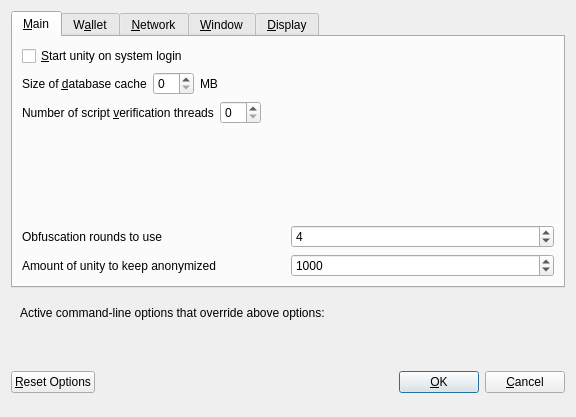
<?xml version="1.0" encoding="UTF-8"?>
<ui version="4.0">
 <class>OptionsDialog</class>
 <widget class="QDialog" name="OptionsDialog">
  <property name="geometry">
   <rect>
    <x>0</x>
    <y>0</y>
    <width>576</width>
    <height>417</height>
   </rect>
  </property>
  <property name="windowTitle">
   <string>Options</string>
  </property>
  <property name="modal">
   <bool>true</bool>
  </property>
  <layout class="QVBoxLayout" name="verticalLayout">
   <item>
    <widget class="QTabWidget" name="tabWidget">
     <property name="currentIndex">
      <number>0</number>
     </property>
     <widget class="QWidget" name="tabMain">
      <attribute name="title">
       <string>&amp;Main</string>
      </attribute>
      <layout class="QVBoxLayout" name="verticalLayout_Main">
       <item>
        <widget class="QCheckBox" name="bitcoinAtStartup">
         <property name="toolTip">
          <string>Automatically start unity after logging in to the system.</string>
         </property>
         <property name="text">
          <string>&amp;Start unity on system login</string>
         </property>
        </widget>
       </item>
       <item>
        <layout class="QHBoxLayout" name="horizontalLayout_2_Main">
         <item>
          <widget class="QLabel" name="databaseCacheLabel">
           <property name="text">
            <string>Size of &amp;database cache</string>
           </property>
           <property name="textFormat">
            <enum>Qt::PlainText</enum>
           </property>
           <property name="buddy">
            <cstring>databaseCache</cstring>
           </property>
          </widget>
         </item>
         <item>
          <widget class="QSpinBox" name="databaseCache"/>
         </item>
         <item>
          <widget class="QLabel" name="databaseCacheUnitLabel">
           <property name="text">
            <string>MB</string>
           </property>
           <property name="textFormat">
            <enum>Qt::PlainText</enum>
           </property>
          </widget>
         </item>
         <item>
          <spacer name="horizontalSpacer_2_Main">
           <property name="orientation">
            <enum>Qt::Horizontal</enum>
           </property>
           <property name="sizeHint" stdset="0">
            <size>
             <width>40</width>
             <height>20</height>
            </size>
           </property>
          </spacer>
         </item>
        </layout>
       </item>
       <item>
        <layout class="QHBoxLayout" name="horizontalLayout_3_Main">
         <item>
          <widget class="QLabel" name="threadsScriptVerifLabel">
           <property name="text">
            <string>Number of script &amp;verification threads</string>
           </property>
           <property name="textFormat">
            <enum>Qt::PlainText</enum>
           </property>
           <property name="buddy">
            <cstring>threadsScriptVerif</cstring>
           </property>
          </widget>
         </item>
         <item>
          <widget class="QSpinBox" name="threadsScriptVerif">
           <property name="toolTip">
            <string>(0 = auto, &lt;0 = leave that many cores free)</string>
           </property>
          </widget>
         </item>
         <item>
          <spacer name="horizontalSpacer_3_Main">
           <property name="orientation">
            <enum>Qt::Horizontal</enum>
           </property>
           <property name="sizeHint" stdset="0">
            <size>
             <width>40</width>
             <height>20</height>
            </size>
           </property>
          </spacer>
         </item>
        </layout>
       </item>
       <item>
        <spacer name="verticalSpacer_Main">
         <property name="orientation">
          <enum>Qt::Vertical</enum>
         </property>
         <property name="sizeHint" stdset="0">
          <size>
           <width>20</width>
           <height>40</height>
          </size>
         </property>
        </spacer>
       </item>
       <item>
        <layout class="QHBoxLayout" name="horizontalLayout_4_Main">
         <item>
          <widget class="QLabel" name="label">
           <property name="toolTip">
            <string>This setting determines the amount of individual masternodes that an input will be anonymized through.&lt;br/&gt;More rounds of anonymization gives a higher degree of privacy, but also costs more in fees.</string>
           </property>
           <property name="text">
            <string>Obfuscation rounds to use</string>
           </property>
          </widget>
         </item>
         <item>
          <widget class="QSpinBox" name="obfuscationRounds">
           <property name="minimum">
            <number>2</number>
           </property>
           <property name="maximum">
            <number>8</number>
           </property>
           <property name="value">
            <number>4</number>
           </property>
          </widget>
         </item>
        </layout>
       </item>
       <item>
        <layout class="QHBoxLayout" name="horizontalLayout">
         <item>
          <widget class="QLabel" name="label_2">
           <property name="toolTip">
            <string>This amount acts as a threshold to turn off Obfuscation once it's reached.</string>
           </property>
           <property name="statusTip">
            <string notr="true"/>
           </property>
           <property name="whatsThis">
            <string notr="true"/>
           </property>
           <property name="accessibleName">
            <string notr="true"/>
           </property>
           <property name="accessibleDescription">
            <string notr="true"/>
           </property>
           <property name="text">
            <string>Amount of unity to keep anonymized</string>
           </property>
          </widget>
         </item>
         <item>
          <widget class="QSpinBox" name="anonymizeunity">
           <property name="minimum">
            <number>100</number>
           </property>
           <property name="maximum">
            <number>100000</number>
           </property>
           <property name="singleStep">
            <number>100</number>
           </property>
           <property name="value">
            <number>1000</number>
           </property>
          </widget>
         </item>
        </layout>
       </item>
      </layout>
     </widget>
     <widget class="QWidget" name="tabWallet">
      <attribute name="title">
       <string>W&amp;allet</string>
      </attribute>
      <layout class="QVBoxLayout" name="verticalLayout_Wallet">
       <item>
        <widget class="QGroupBox" name="groupBox">
         <property name="title">
          <string>Expert</string>
         </property>
         <layout class="QVBoxLayout" name="verticalLayout_2">
          <item>
           <widget class="QCheckBox" name="coinControlFeatures">
            <property name="toolTip">
             <string>Whether to show coin control features or not.</string>
            </property>
            <property name="text">
             <string>Enable coin &amp;control features</string>
            </property>
           </widget>
          </item>
          <item>
           <widget class="QCheckBox" name="showMasternodesTab">
            <property name="toolTip">
             <string>Show additional tab listing all your masternodes in first sub-tab&lt;br/&gt;and all masternodes on the network in second sub-tab.</string>
            </property>
            <property name="text">
             <string>Show Masternodes Tab</string>
            </property>
           </widget>
          </item>
          <item>
           <widget class="QCheckBox" name="spendZeroConfChange">
            <property name="toolTip">
             <string>If you disable the spending of unconfirmed change, the change from a transaction&lt;br/&gt;cannot be used until that transaction has at least one confirmation.&lt;br/&gt;This also affects how your balance is computed.</string>
            </property>
            <property name="text">
             <string>&amp;Spend unconfirmed change</string>
            </property>
           </widget>
          </item>
         </layout>
        </widget>
       </item>
       <item>
        <spacer name="verticalSpacer_Wallet">
         <property name="orientation">
          <enum>Qt::Vertical</enum>
         </property>
         <property name="sizeHint" stdset="0">
          <size>
           <width>20</width>
           <height>40</height>
          </size>
         </property>
        </spacer>
       </item>
      </layout>
     </widget>
     <widget class="QWidget" name="tabNetwork">
      <attribute name="title">
       <string>&amp;Network</string>
      </attribute>
      <layout class="QVBoxLayout" name="verticalLayout_Network">
       <item>
        <widget class="QCheckBox" name="mapPortUpnp">
         <property name="toolTip">
          <string>Automatically open the unity client port on the router. This only works when your router supports UPnP and it is enabled.</string>
         </property>
         <property name="text">
          <string>Map port using &amp;UPnP</string>
         </property>
        </widget>
       </item>
       <item>
        <widget class="QCheckBox" name="allowIncoming">
         <property name="toolTip">
          <string>Accept connections from outside</string>
         </property>
         <property name="text">
          <string>Allow incoming connections</string>
         </property>
        </widget>
       </item>
       <item>
        <widget class="QCheckBox" name="connectSocks">
         <property name="toolTip">
          <string>Connect to the unity network through a SOCKS5 proxy.</string>
         </property>
         <property name="text">
          <string>&amp;Connect through SOCKS5 proxy (default proxy):</string>
         </property>
        </widget>
       </item>
       <item>
        <layout class="QHBoxLayout" name="horizontalLayout_1_Network">
         <item>
          <widget class="QLabel" name="proxyIpLabel">
           <property name="text">
            <string>Proxy &amp;IP:</string>
           </property>
           <property name="textFormat">
            <enum>Qt::PlainText</enum>
           </property>
           <property name="buddy">
            <cstring>proxyIp</cstring>
           </property>
          </widget>
         </item>
         <item>
          <widget class="QValidatedLineEdit" name="proxyIp">
           <property name="minimumSize">
            <size>
             <width>140</width>
             <height>0</height>
            </size>
           </property>
           <property name="maximumSize">
            <size>
             <width>140</width>
             <height>16777215</height>
            </size>
           </property>
           <property name="toolTip">
            <string>IP address of the proxy (e.g. IPv4: 127.0.0.1 / IPv6: ::1)</string>
           </property>
          </widget>
         </item>
         <item>
          <widget class="QLabel" name="proxyPortLabel">
           <property name="text">
            <string>&amp;Port:</string>
           </property>
           <property name="textFormat">
            <enum>Qt::PlainText</enum>
           </property>
           <property name="buddy">
            <cstring>proxyPort</cstring>
           </property>
          </widget>
         </item>
         <item>
          <widget class="QLineEdit" name="proxyPort">
           <property name="minimumSize">
            <size>
             <width>55</width>
             <height>0</height>
            </size>
           </property>
           <property name="maximumSize">
            <size>
             <width>55</width>
             <height>16777215</height>
            </size>
           </property>
           <property name="toolTip">
            <string>Port of the proxy (e.g. 9050)</string>
           </property>
          </widget>
         </item>
         <item>
          <spacer name="horizontalSpacer_1_Network">
           <property name="orientation">
            <enum>Qt::Horizontal</enum>
           </property>
           <property name="sizeHint" stdset="0">
            <size>
             <width>40</width>
             <height>20</height>
            </size>
           </property>
          </spacer>
         </item>
        </layout>
       </item>
       <item>
        <spacer name="verticalSpacer_Network">
         <property name="orientation">
          <enum>Qt::Vertical</enum>
         </property>
         <property name="sizeHint" stdset="0">
          <size>
           <width>20</width>
           <height>40</height>
          </size>
         </property>
        </spacer>
       </item>
      </layout>
     </widget>
     <widget class="QWidget" name="tabWindow">
      <attribute name="title">
       <string>&amp;Window</string>
      </attribute>
      <layout class="QVBoxLayout" name="verticalLayout_Window">
       <item>
        <widget class="QCheckBox" name="minimizeToTray">
         <property name="toolTip">
          <string>Show only a tray icon after minimizing the window.</string>
         </property>
         <property name="text">
          <string>&amp;Minimize to the tray instead of the taskbar</string>
         </property>
        </widget>
       </item>
       <item>
        <widget class="QCheckBox" name="minimizeOnClose">
         <property name="toolTip">
          <string>Minimize instead of exit the application when the window is closed. When this option is enabled, the application will be closed only after selecting Quit in the menu.</string>
         </property>
         <property name="text">
          <string>M&amp;inimize on close</string>
         </property>
        </widget>
       </item>
       <item>
        <spacer name="verticalSpacer_Window">
         <property name="orientation">
          <enum>Qt::Vertical</enum>
         </property>
         <property name="sizeHint" stdset="0">
          <size>
           <width>20</width>
           <height>40</height>
          </size>
         </property>
        </spacer>
       </item>
      </layout>
     </widget>
     <widget class="QWidget" name="tabDisplay">
      <attribute name="title">
       <string>&amp;Display</string>
      </attribute>
      <layout class="QVBoxLayout" name="verticalLayout_Display">
       <item>
        <layout class="QHBoxLayout" name="horizontalLayout_1_Display">
         <item>
          <widget class="QLabel" name="langLabel">
           <property name="text">
            <string>User Interface &amp;language:</string>
           </property>
           <property name="textFormat">
            <enum>Qt::PlainText</enum>
           </property>
           <property name="buddy">
            <cstring>lang</cstring>
           </property>
          </widget>
         </item>
         <item>
          <widget class="QValueComboBox" name="lang">
           <property name="toolTip">
            <string>The user interface language can be set here. This setting will take effect after restarting unity.</string>
           </property>
          </widget>
         </item>
        </layout>
       </item>
       <item>
        <widget class="QLabel" name="label_3">
         <property name="toolTip">
          <string notr="true"/>
         </property>
         <property name="statusTip">
          <string notr="true"/>
         </property>
         <property name="whatsThis">
          <string notr="true"/>
         </property>
         <property name="accessibleName">
          <string notr="true"/>
         </property>
         <property name="text">
          <string>Language missing or translation incomplete? Help contributing translations here:
https://www.transifex.com/unity-project/unity-project-translations</string>
         </property>
         <property name="wordWrap">
          <bool>true</bool>
         </property>
         <property name="openExternalLinks">
          <bool>true</bool>
         </property>
         <property name="textInteractionFlags">
          <set>Qt::TextBrowserInteraction</set>
         </property>
        </widget>
       </item>
       <item>
        <layout class="QHBoxLayout" name="horizontalLayout_4_Display" stretch="0,0">
         <item>
          <widget class="QLabel" name="themeLabel">
           <property name="text">
            <string>User Interface Theme:</string>
           </property>
          </widget>
         </item>
         <item>
          <widget class="QValueComboBox" name="theme"/>
         </item>
        </layout>
       </item>
       <item>
        <widget class="Line" name="line">
         <property name="orientation">
          <enum>Qt::Horizontal</enum>
         </property>
        </widget>
       </item>
       <item>
        <layout class="QHBoxLayout" name="horizontalLayout_2_Display">
         <item>
          <widget class="QLabel" name="unitLabel">
           <property name="text">
            <string>&amp;Unit to show amounts in:</string>
           </property>
           <property name="textFormat">
            <enum>Qt::PlainText</enum>
           </property>
           <property name="buddy">
            <cstring>unit</cstring>
           </property>
          </widget>
         </item>
         <item>
          <widget class="QValueComboBox" name="unit">
           <property name="toolTip">
            <string>Choose the default subdivision unit to show in the interface and when sending coins.</string>
           </property>
          </widget>
         </item>
        </layout>
       </item>
       <item>
        <layout class="QHBoxLayout" name="horizontalLayout_5_Display">
         <item>
          <widget class="QLabel" name="digitsLabel">
           <property name="text">
            <string>Decimal digits</string>
           </property>
          </widget>
         </item>
         <item>
          <widget class="QValueComboBox" name="digits"/>
         </item>
        </layout>
       </item>
       <item>
        <layout class="QHBoxLayout" name="horizontalLayout_3_Display">
         <item>
          <widget class="QLabel" name="thirdPartyTxUrlsLabel">
           <property name="toolTip">
            <string>Third party URLs (e.g. a block explorer) that appear in the transactions tab as context menu items. %s in the URL is replaced by transaction hash. Multiple URLs are separated by vertical bar |.</string>
           </property>
           <property name="text">
            <string>Third party transaction URLs</string>
           </property>
           <property name="buddy">
            <cstring>thirdPartyTxUrls</cstring>
           </property>
          </widget>
         </item>
         <item>
          <widget class="QLineEdit" name="thirdPartyTxUrls">
           <property name="toolTip">
            <string>Third party URLs (e.g. a block explorer) that appear in the transactions tab as context menu items. %s in the URL is replaced by transaction hash. Multiple URLs are separated by vertical bar |.</string>
           </property>
          </widget>
         </item>
        </layout>
       </item>
       <item>
        <spacer name="verticalSpacer">
         <property name="orientation">
          <enum>Qt::Vertical</enum>
         </property>
         <property name="sizeHint" stdset="0">
          <size>
           <width>20</width>
           <height>40</height>
          </size>
         </property>
        </spacer>
       </item>
      </layout>
     </widget>
    </widget>
   </item>
   <item>
    <widget class="QFrame" name="frame">
     <layout class="QVBoxLayout" name="verticalLayout_Bottom">
      <item>
       <layout class="QHBoxLayout" name="horizontalLayout_Bottom">
        <item>
         <widget class="QLabel" name="overriddenByCommandLineInfoLabel">
          <property name="text">
           <string>Active command-line options that override above options:</string>
          </property>
          <property name="textFormat">
           <enum>Qt::PlainText</enum>
          </property>
         </widget>
        </item>
        <item>
         <spacer name="horizontalSpacer_Bottom">
          <property name="orientation">
           <enum>Qt::Horizontal</enum>
          </property>
          <property name="sizeHint" stdset="0">
           <size>
            <width>40</width>
            <height>20</height>
           </size>
          </property>
         </spacer>
        </item>
       </layout>
      </item>
      <item>
       <widget class="QLabel" name="overriddenByCommandLineLabel">
        <property name="text">
         <string/>
        </property>
        <property name="textFormat">
         <enum>Qt::PlainText</enum>
        </property>
        <property name="wordWrap">
         <bool>true</bool>
        </property>
       </widget>
      </item>
     </layout>
    </widget>
   </item>
   <item>
    <layout class="QHBoxLayout" name="horizontalLayout_Buttons">
     <item>
      <widget class="QPushButton" name="resetButton">
       <property name="toolTip">
        <string>Reset all client options to default.</string>
       </property>
       <property name="text">
        <string>&amp;Reset Options</string>
       </property>
       <property name="autoDefault">
        <bool>false</bool>
       </property>
      </widget>
     </item>
     <item>
      <spacer name="horizontalSpacer_1">
       <property name="orientation">
        <enum>Qt::Horizontal</enum>
       </property>
       <property name="sizeHint" stdset="0">
        <size>
         <width>40</width>
         <height>48</height>
        </size>
       </property>
      </spacer>
     </item>
     <item>
      <widget class="QLabel" name="statusLabel">
       <property name="minimumSize">
        <size>
         <width>200</width>
         <height>0</height>
        </size>
       </property>
       <property name="font">
        <font>
         <weight>75</weight>
         <bold>true</bold>
        </font>
       </property>
       <property name="text">
        <string/>
       </property>
       <property name="textFormat">
        <enum>Qt::PlainText</enum>
       </property>
       <property name="wordWrap">
        <bool>true</bool>
       </property>
      </widget>
     </item>
     <item>
      <spacer name="horizontalSpacer_2">
       <property name="orientation">
        <enum>Qt::Horizontal</enum>
       </property>
       <property name="sizeHint" stdset="0">
        <size>
         <width>40</width>
         <height>48</height>
        </size>
       </property>
      </spacer>
     </item>
     <item>
      <widget class="QPushButton" name="okButton">
       <property name="text">
        <string>&amp;OK</string>
       </property>
       <property name="autoDefault">
        <bool>false</bool>
       </property>
       <property name="default">
        <bool>true</bool>
       </property>
      </widget>
     </item>
     <item>
      <widget class="QPushButton" name="cancelButton">
       <property name="text">
        <string>&amp;Cancel</string>
       </property>
       <property name="autoDefault">
        <bool>false</bool>
       </property>
      </widget>
     </item>
    </layout>
   </item>
  </layout>
 </widget>
 <customwidgets>
  <customwidget>
   <class>QValidatedLineEdit</class>
   <extends>QLineEdit</extends>
   <header>qvalidatedlineedit.h</header>
  </customwidget>
  <customwidget>
   <class>QValueComboBox</class>
   <extends>QComboBox</extends>
   <header>qvaluecombobox.h</header>
  </customwidget>
 </customwidgets>
 <resources/>
 <connections/>
</ui>
